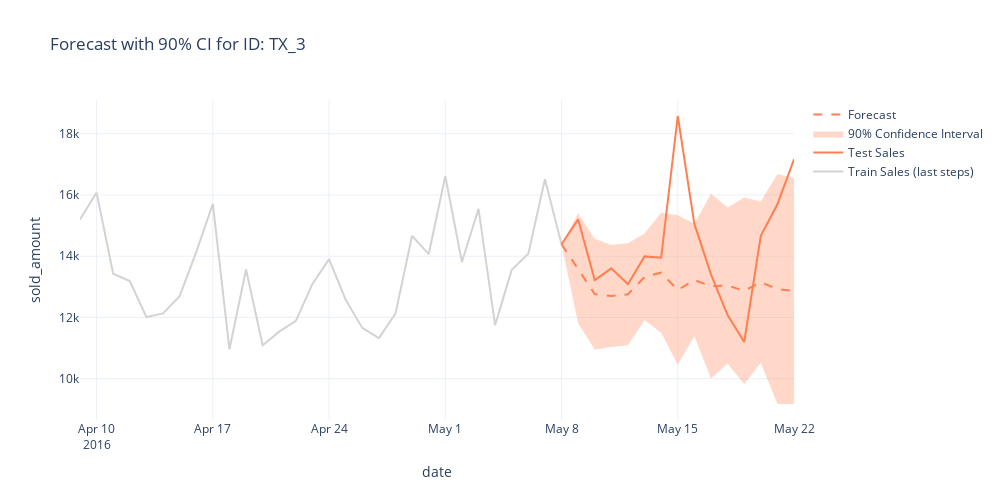

Write notebook code for a chart like this one.
### Code cell
rnd_id = np.random.choice(scores_per_ts_df[id_col].unique())

plot_forecast_with_ci(
    forecasts_enr_df, 
    column_id=id_col,
    column_date=time_col,
    column_target=target_col,
    column_forecast="TimeLLM",
    uid=rnd_id, 
    model_name="TimeLLM",
    level=90, 
    train_tail=30
    )
